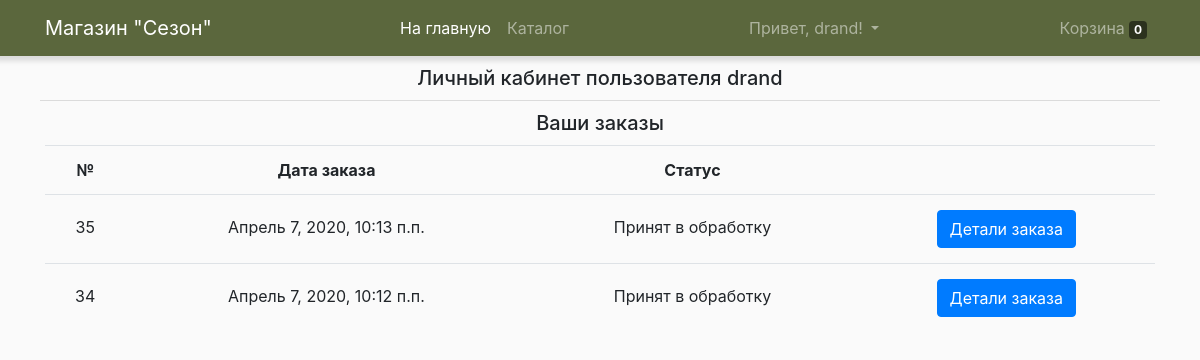
Page /account/ (signed in) on the earlier database version.
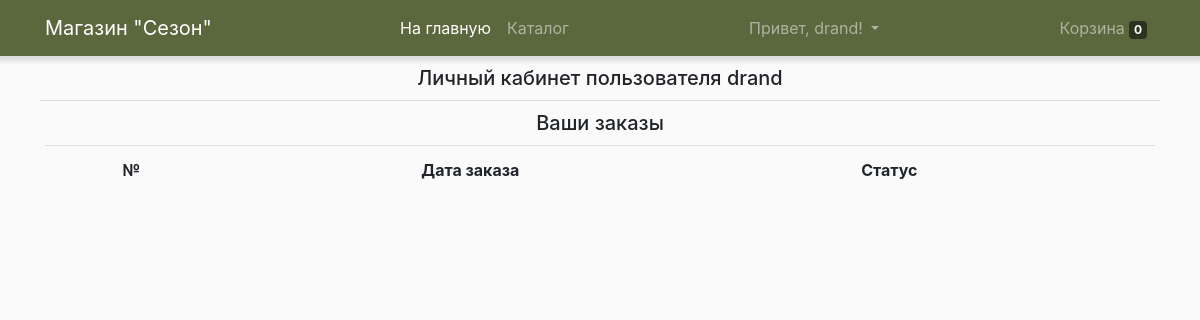
Same page on the later database version.
### welcome/models.py (models this page shows, shortened)
class Order(models.Model):
    user = models.ForeignKey(settings.AUTH_USER_MODEL, on_delete=models.CASCADE)
    items = models.ForeignKey(Cart, on_delete=models.CASCADE)
    total = models.DecimalField(max_digits=9, decimal_places=2, default=0.00)
    first_name = models.CharField(max_length=200)
    last_name = models.CharField(max_length=200)
    phone = models.CharField(max_length=20)
    buying_type = models.CharField(max_length=40, choices=(('Самовывоз', 'Самовывоз'),
        ('Доставка', 'Доставка')), default='Самовывоз')
    address = models.CharField(max_length=255, blank=True)
    date = models.DateTimeField(auto_now_add=True)
    comments = models.TextField(blank=True)
    status = models.CharField(max_length=100, choices=ORDER_STATUS_CHOICES, default=ORDER_STATUS_CHOICES[0][0])

### welcome/views.py (the view)
# urls.py: url(r'^account/$', account_view, name='account'),
def account_view(request):
	order = Order.objects.filter(user=request.user).order_by('-id')
	username = request.user.username
	categories = Category.objects.all()
	parts = Part.objects.all()
	context = {
		'order': order,
        'categories': categories,
        'parts': parts,
		'username': username,
	}
	return render(request, 'account.html', context)

### welcome/models.py (called while the page is built)
    def get_absolute_url(self):
    	return reverse('part_detail', kwargs={'part_slug': self.slug})

    def get_absolute_url(self):
        return reverse('category_detail', kwargs={'category_slug': self.slug})

### welcome/templates/account.html (shortened to what this page needs)
{% extends 'base.html' %}
{% load static %}
{% block content %}
<h5 style="margin: 10px 0 10px 0;" class="text-center">Личный кабинет пользователя {{ request.user }}</h5>
<hr>
<h5 style="margin: 10px 0 10px 0;" class="text-center">Ваши заказы</h5>
<table class='table'>
<tr>
	<td class='text-center'><strong>№</strong></td>
	<td class='text-center'><strong>Дата заказа</strong></td>
	<td class='text-center'><strong>Статус</strong></td>
	<td></td>
</tr>
{% for item in order %}
<tr>
	<td class='text-center' style='padding-top: 20px; padding-bottom: 20px;'>{{ item.id }}</td>
	<td class='text-center' style='padding-top: 20px; padding-bottom: 20px;'>{{ item.date }}</td>
	<td class='text-center' style='padding-top: 20px; padding-bottom: 20px;'>{{ item.status }}</td>
	<td class='text-center' style='padding-top: 15px; padding-bottom: 15px;'>
		<button type="button" class="btn btn-primary btn-md" data-toggle="modal" data-target="#myModal-{{ item.id }}">Детали заказа</button>
	</td>
</tr>
{% endfor %}
</table>
{% endblock content %}

Differences in the rows shown:
removed Order: id "35", date "Апрель 7, 2020, 10:13 п.п.", status "Принят в обработку"
removed Order: id "34", date "Апрель 7, 2020, 10:12 п.п.", status "Принят в обработку"
